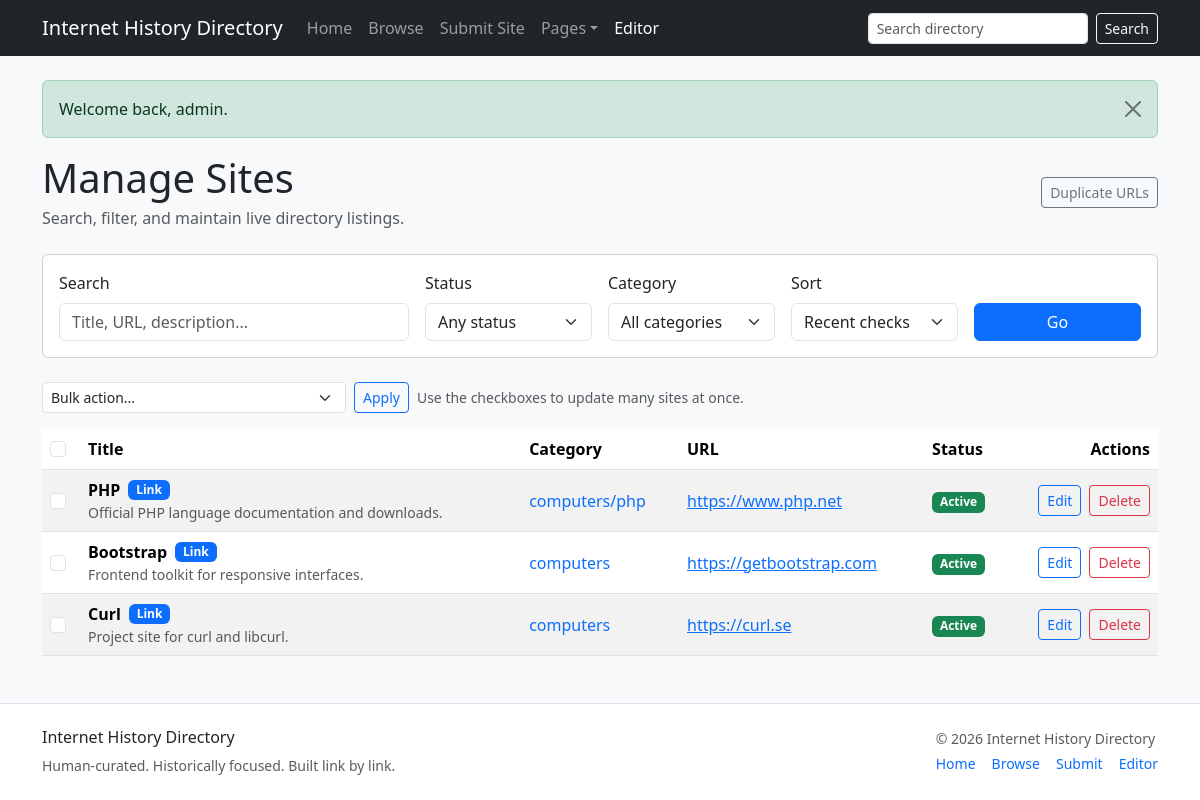
Screenshot of /editor/sites (signed in) with the database file from the repository.
### tables this page shows
CREATE TABLE sites (
    id INT UNSIGNED AUTO_INCREMENT PRIMARY KEY,
    category_id INT UNSIGNED NOT NULL,
    title VARCHAR(255) NOT NULL,
    slug VARCHAR(180) NOT NULL,
    url VARCHAR(2083) NULL,
    normalized_url VARCHAR(2083) NULL,
    content_type ENUM('link','text') NOT NULL DEFAULT 'link',
    description TEXT NOT NULL,
    body_text MEDIUMTEXT NULL,
    text_source_note VARCHAR(255) NULL,
    text_author VARCHAR(255) NULL,
    language_code VARCHAR(10) NULL,
    country_code VARCHAR(10) NULL,
    status ENUM('active','dead','flagged') NOT NULL DEFAULT 'active',
    source_type ENUM('manual','submission','dmoz_import') NOT NULL DEFAULT 'manual',
    source_key VARCHAR(255) NULL,
    original_title VARCHAR(255) NULL,
    original_description TEXT NULL,
    original_url VARCHAR(2083) NULL,
    import_batch_id INT UNSIGNED NULL,
    submitted_by_user_id INT UNSIGNED NULL,
    is_reviewed TINYINT(1) NOT NULL DEFAULT 1,
    approved_at DATETIME NULL,
    is_active TINYINT(1) NOT NULL DEFAULT 1,
    is_featured TINYINT(1) NOT NULL DEFAULT 0,
    created_at DATETIME NOT NULL DEFAULT CURRENT_TIMESTAMP,
    updated_at DATETIME NOT NULL DEFAULT CURRENT_TIMESTAMP,
    CONSTRAINT fk_sites_category FOREIGN KEY (category_id) REFERENCES categories(id) ON DELETE CASCADE,
    CONSTRAINT fk_sites_submitted_by FOREIGN KEY (submitted_by_user_id) REFERENCES users(id) ON DELETE SET NULL,
    KEY idx_sites_category (category_id),
    KEY idx_sites_status (status),
    KEY idx_sites_source_type (source_type),
    KEY idx_sites_import_batch (import_batch_id),
    UNIQUE KEY uq_sites_normalized_url (normalized_url(191))
);

CREATE TABLE categories (
    id INT UNSIGNED AUTO_INCREMENT PRIMARY KEY,
    parent_id INT UNSIGNED NULL,
    slug VARCHAR(150) NOT NULL,
    path VARCHAR(500) NOT NULL,
    name VARCHAR(150) NOT NULL,
    description TEXT NULL,
    sort_order INT NOT NULL DEFAULT 0,
    is_active TINYINT(1) NOT NULL DEFAULT 1,
    is_featured TINYINT(1) NOT NULL DEFAULT 0,
    source_type ENUM('manual','dmoz_import') NOT NULL DEFAULT 'manual',
    source_key VARCHAR(255) NULL,
    import_batch_id INT UNSIGNED NULL,
    created_at DATETIME NOT NULL DEFAULT CURRENT_TIMESTAMP,
    updated_at DATETIME NOT NULL DEFAULT CURRENT_TIMESTAMP,
    CONSTRAINT fk_categories_parent FOREIGN KEY (parent_id) REFERENCES categories(id) ON DELETE SET NULL,
    UNIQUE KEY uq_categories_path (path(191)),
    KEY idx_categories_parent (parent_id),
    KEY idx_categories_slug (slug),
    KEY idx_categories_import_batch (import_batch_id)
);

### app/Views/editor/sites/index.php (the view, shortened to what the rows shown need)
<div class="d-flex justify-content-between align-items-center mb-4">
    <div>
        <h1 class="mb-1">Manage Sites</h1>
        <p class="text-muted mb-0">Search, filter, and maintain live directory listings.</p>
    </div>
    <div>
        <a href="/editor/sites/duplicates" class="btn btn-outline-secondary btn-sm">Duplicate URLs</a>
    </div>
</div>
<form method="get" action="/editor/sites" class="card card-body mb-4">
    <div class="row g-3 align-items-end">
        <div class="col-md-4">
            <label for="query" class="form-label">Search</label>
            <input
                type="text"
                class="form-control"
                id="query"
                name="q"
                value="<?= e($query ?? '') ?>"
                placeholder="Title, URL, description..."
            >
        </div>
        <div class="col-md-2">
            <label for="status" class="form-label">Status</label>
            <select class="form-select" id="status" name="status">
                <option value="">Any status</option>
            </select>
        </div>
        <div class="col-md-2">
            <label for="category_id" class="form-label">Category</label>
            <select class="form-select" id="category_id" name="category_id">
                <option value="">All categories</option>
            </select>
        </div>
        <div class="col-md-2">
            <label for="sort" class="form-label">Sort</label>
            <select class="form-select" id="sort" name="sort">
                <option value="recent_checks" <?= (($sort ?? 'recent_checks') === 'recent_checks') ? 'selected' : '' ?>>Recent checks</option>
            </select>
        </div>
        <div class="col-md-2">
            <button type="submit" class="btn btn-primary w-100">Go</button>
        </div>
    </div>
</form>
<?php if (empty($sites ?? [])): ?>
    <div class="alert alert-info">
        No sites matched your filters.
    </div>
<?php else: ?>
    <form method="post" action="<?= e(base_url('/editor/sites/bulk')) ?>" onsubmit="return confirmBulkAction(this);">
        <div class="d-flex flex-wrap align-items-center gap-2 mb-3">
            <select name="bulk_action" class="form-select form-select-sm" style="width:auto;">
                <option value="">Bulk action...</option>
            </select>
            <button type="submit" class="btn btn-sm btn-outline-primary">Apply</button>
            <span class="small text-muted">Use the checkboxes to update many sites at once.</span>
        </div>
        <div class="table-responsive">
        <table class="table table-striped table-hover align-middle">
            <thead>
                <tr>
                    <th style="width: 38px;">
                        <input type="checkbox" class="form-check-input" id="select-all-sites">
                    </th>
                    <th>Title</th>
                    <th>Category</th>
                    <th>URL</th>
                    <th>Status</th>
                    <th class="text-end">Actions</th>
                </tr>
            </thead>
            <tbody>
                <?php foreach (($sites ?? []) as $site): ?>
                    <tr>
                        <td>
                            <input type="checkbox" class="form-check-input bulk-site-checkbox" name="site_ids[]" value="<?= (int) ($site['id'] ?? 0) ?>">
                        </td>
                        <td>
                            <div class="fw-semibold d-flex align-items-center gap-2 flex-wrap">
                                <span><?= e($site['title'] ?? '(Untitled)') ?></span>
                                <span class="badge bg-<?= (($site['content_type'] ?? 'link') === 'text') ? 'secondary' : 'primary' ?>"><?= (($site['content_type'] ?? 'link') === 'text') ? 'Text' : 'Link' ?></span>
                            </div>
                            <?php if (!empty($site['description'])): ?>
                                <div class="small text-muted">
                                    <?= e(mb_strimwidth((string) $site['description'], 0, 120, '...')) ?>
                                </div>
                            <?php endif; ?>
                        </td>
                        <td>
                            <?php if (!empty($site['category_path'])): ?>
                                <a href="/category/<?= e($site['category_path']) ?>" target="_blank" class="text-decoration-none">
                                    <?= e($site['category_path']) ?>
                                </a>
                            <?php else: ?>
                                <span class="text-muted">Unassigned</span>
                            <?php endif; ?>
                        </td>
                        <td>
                            <?php if (!empty($site['url'])): ?>
                                <a href="<?= e($site['url']) ?>" target="_blank" rel="noopener noreferrer">
                                    <?= e($site['url']) ?>
                                </a>
                            <?php else: ?>
                                <span class="text-muted">No URL</span>
                            <?php endif; ?>
                        </td>
                        <td>
                            <?php
                            $isActive = (int) ($site['is_active'] ?? 0);
                            $badgeClass = $isActive ? 'bg-success' : 'bg-secondary';
                            $badgeText = $isActive ? 'Active' : 'Inactive';
                            ?>
                            <span class="badge <?= $badgeClass ?>">
                                <?= e($badgeText) ?>
                            </span>
                        </td>
                        <td class="text-end">
                            <div class="d-inline-flex gap-2">
                                <a href="/editor/sites/<?= (int) ($site['id'] ?? 0) ?>/edit" class="btn btn-sm btn-outline-primary">
                                    Edit
                                </a>
                                <form method="post" action="/editor/sites/<?= (int) ($site['id'] ?? 0) ?>/delete" onsubmit="return confirm('Delete this site permanently?');" class="d-inline">
                                    <button type="submit" class="btn btn-sm btn-outline-danger">Delete</button>
                                </form>
                            </div>
                        </td>
                    </tr>
                <?php endforeach; ?>
            </tbody>
        </table>
    </div>
    </form>
<?php endif; ?>

### app/Core/Router.php (shortened to what the rows shown need)
<?php
class Router
{
    private array $routes = [];
    private function addRoute(string $method, string $pattern, array $handler): void
    {
        $this->routes[] = compact('method', 'pattern', 'handler');
    }
    public function dispatch(string $method, string $uri, Database $db, array $appConfig): void
    {
        $path = parse_url($uri, PHP_URL_PATH) ?: '/';
        foreach ($this->routes as $route) {
            if ($route['method'] !== strtoupper($method)) {
                continue;
            }
            $params = $this->match($route['pattern'], $path);
            if ($params === null) {
                continue;
            }
            [$controllerClass, $action] = $route['handler'];
            $controller = new $controllerClass($db, $appConfig);
            $controller->$action(...array_values($params));
            return;
        }
    }
    private function match(string $pattern, string $path): ?array
    {
        $regex = preg_replace_callback('/\{([a-zA-Z_][a-zA-Z0-9_]*)(:([^}]+))?\}/', function ($matches) {
            $name = $matches[1];
            $subPattern = $matches[3] ?? '[^/]+';
            return '(?P<' . $name . '>' . $subPattern . ')';
        }, $pattern);
        $regex = '#^' . $regex . '$#';
        if (!preg_match($regex, $path, $matches)) {
            return null;
        }
        $params = [];
        return $params;
    }
}

### rows the page displays
sites: title "PHP", content_type "Link", description "Official PHP language documentation and downloads.", category.path "computers/php", url "https://www.php.net", is_active "Active"
sites: title "Bootstrap", content_type "Link", description "Frontend toolkit for responsive interfaces.", category.path "computers", url "https://getbootstrap.com", is_active "Active"
sites: title "Curl", content_type "Link", description "Project site for curl and libcurl.", category.path "computers", url "https://curl.se", is_active "Active"
